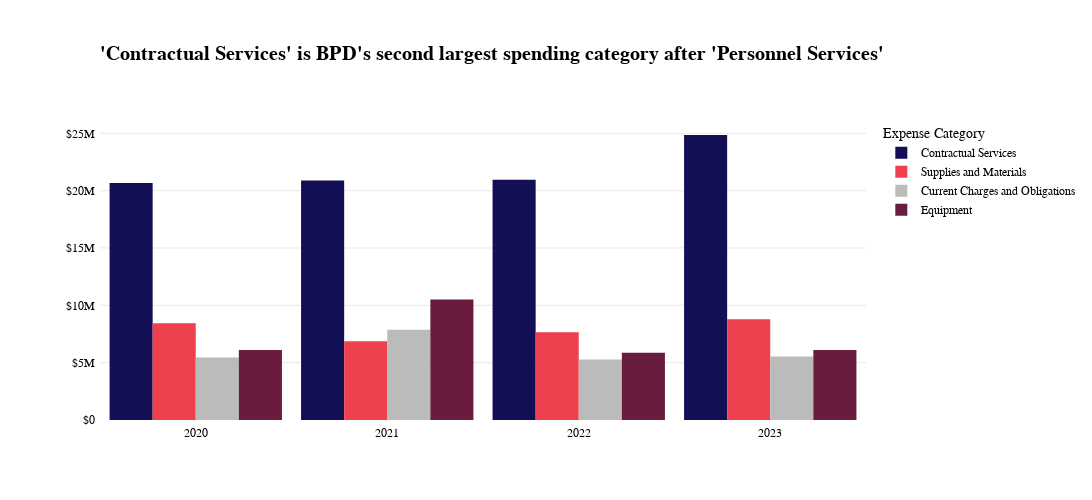

Notebook code for this chart:
### Code cell
y = []
for i in range(4):
    y.append(csData[i])
    y.append(smData[i])
    y.append(ccoData[i])
    y.append(eqData[i])



num_categories = 4
year = ["2020"]*num_categories + ["2021"]*num_categories + ["2022"]*num_categories + ["2023"]*num_categories
categories = ["Contractual Services", "Supplies and Materials", "Current Charges and Obligations", "Equipment"]*4

fig_dict = {
    "Year": year,
    "Expense Category": categories,
    "Budget": y
    }
    

dfy = pd.DataFrame(fig_dict)
fig6 = px.bar(dfy, x='Year', y='Budget', color='Expense Category', barmode="group", color_discrete_sequence=["#130F54",'#EF404E','#BBBBBB', '#691B40'], width=1200, height=500)
fig6.update_layout(
    title = go.layout.Title(
        text = "<b>'Contractual Services' is BPD's second largest spending category after 'Personnel Services'<b>",
        xref = "paper",
        x = 0,
        font_family = "GT America",
        font_size = 20
    ),
    plot_bgcolor='rgba(0,0,0,0)',
    bargap=0.10,
    bargroupgap=0.0, 
    font_family = "GT America", 
    font_color = "black",
    xaxis_title = None, 
    yaxis_title=None, 
    yaxis_tickprefix = '$',
    margin=dict(
        l=100,
        r=100,
        b=80,
        t=120,
        pad=4
    )
)
fig6.update_yaxes(showgrid=True, gridwidth=0.5, gridcolor='LightGray')
fig6.update_traces(marker_line_width = 0)


fig6.show()

### Figure 1 — Plotly figure (JSON) as saved in the notebook; plotly's stock layout.template omitted (floating-point values rounded to 4 significant figures)
{"data": [{"alignmentgroup": "True", "hovertemplate": "Expense Category=Contractual Services<br>Year=%{x}<br>Budget=%{y}<extra></extra>", "legendgroup": "Contractual Services", "marker": {"color": "#130F54", "line": {"width": 0}, "pattern": {"shape": ""}}, "name": "Contractual Services", "offsetgroup": "Contractual Services", "orientation": "v", "showlegend": true, "textposition": "auto", "type": "bar", "x": ["2020", "2021", "2022", "2023"], "xaxis": "x", "y": [20657551, 20879093, 20955246, 24853867], "yaxis": "y"}, {"alignmentgroup": "True", "hovertemplate": "Expense Category=Supplies and Materials<br>Year=%{x}<br>Budget=%{y}<extra></extra>", "legendgroup": "Supplies and Materials", "marker": {"color": "#EF404E", "line": {"width": 0}, "pattern": {"shape": ""}}, "name": "Supplies and Materials", "offsetgroup": "Supplies and Materials", "orientation": "v", "showlegend": true, "textposition": "auto", "type": "bar", "x": ["2020", "2021", "2022", "2023"], "xaxis": "x", "y": [8437198, 6877107, 7661121, 8792829], "yaxis": "y"}, {"alignmentgroup": "True", "hovertemplate": "Expense Category=Current Charges and Obligations<br>Year=%{x}<br>Budget=%{y}<extra></extra>", "legendgroup": "Current Charges and Obligations", "marker": {"color": "#BBBBBB", "line": {"width": 0}, "pattern": {"shape": ""}}, "name": "Current Charges and Obligations", "offsetgroup": "Current Charges and Obligations", "orientation": "v", "showlegend": true, "textposition": "auto", "type": "bar", "x": ["2020", "2021", "2022", "2023"], "xaxis": "x", "y": [5450467, 7870088, 5281135, 5529868], "yaxis": "y"}, {"alignmentgroup": "True", "hovertemplate": "Expense Category=Equipment<br>Year=%{x}<br>Budget=%{y}<extra></extra>", "legendgroup": "Equipment", "marker": {"color": "#691B40", "line": {"width": 0}, "pattern": {"shape": ""}}, "name": "Equipment", "offsetgroup": "Equipment", "orientation": "v", "showlegend": true, "textposition": "auto", "type": "bar", "x": ["2020", "2021", "2022", "2023"], "xaxis": "x", "y": [6111002, 10514887, 5872671, 6103876], "yaxis": "y"}], "layout": {"bargap": 0.1, "bargroupgap": 0, "barmode": "group", "font": {"color": "black", "family": "GT America"}, "height": 500, "legend": {"title": {"text": "Expense Category"}, "tracegroupgap": 0}, "margin": {"b": 80, "l": 100, "pad": 4, "r": 100, "t": 120}, "plot_bgcolor": "rgba(0,0,0,0)", "title": {"font": {"family": "GT America", "size": 20}, "text": "<b>'Contractual Services' is BPD's second largest spending category after 'Personnel Services'<b>", "x": 0, "xref": "paper"}, "width": 1200, "xaxis": {"anchor": "y", "domain": [0, 1], "title": {}}, "yaxis": {"anchor": "x", "domain": [0, 1], "gridcolor": "LightGray", "gridwidth": 0.5, "showgrid": true, "tickprefix": "$", "title": {}}}}
